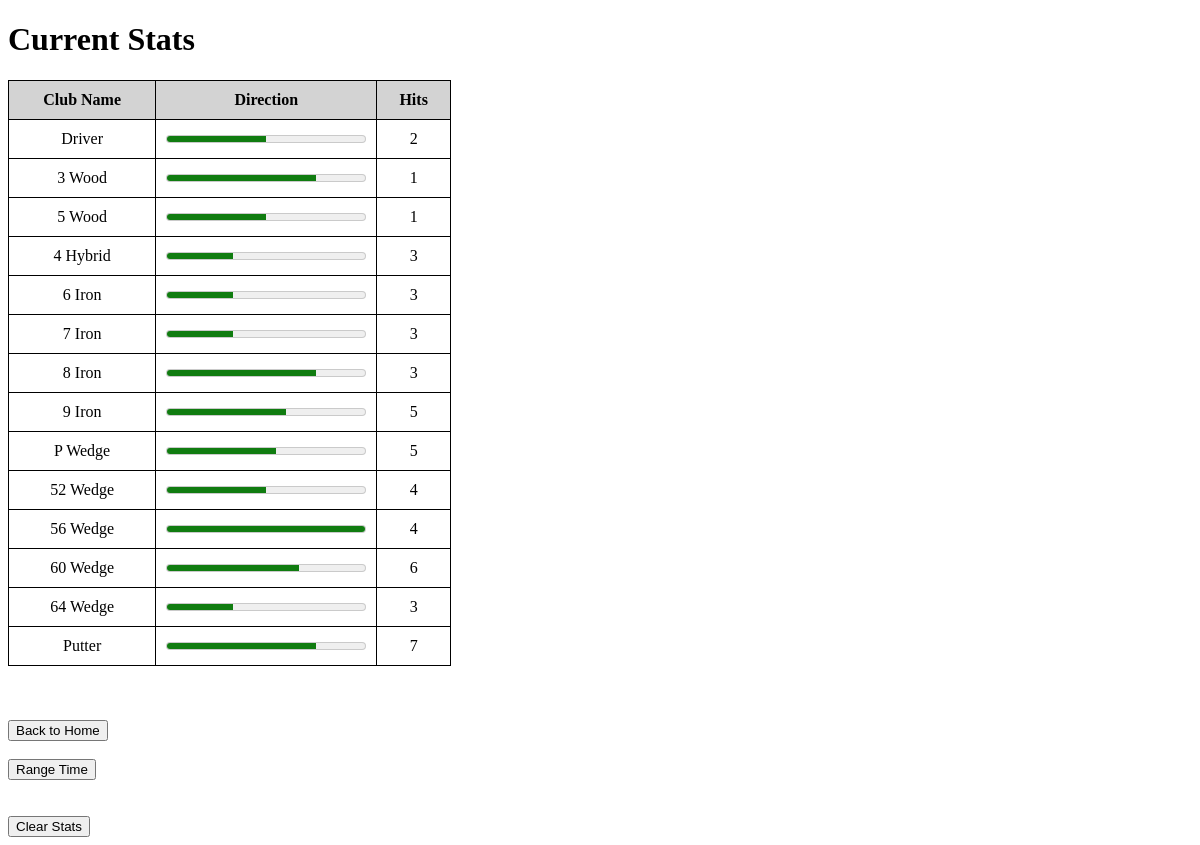
The page /current_stats on the database as committed earlier.
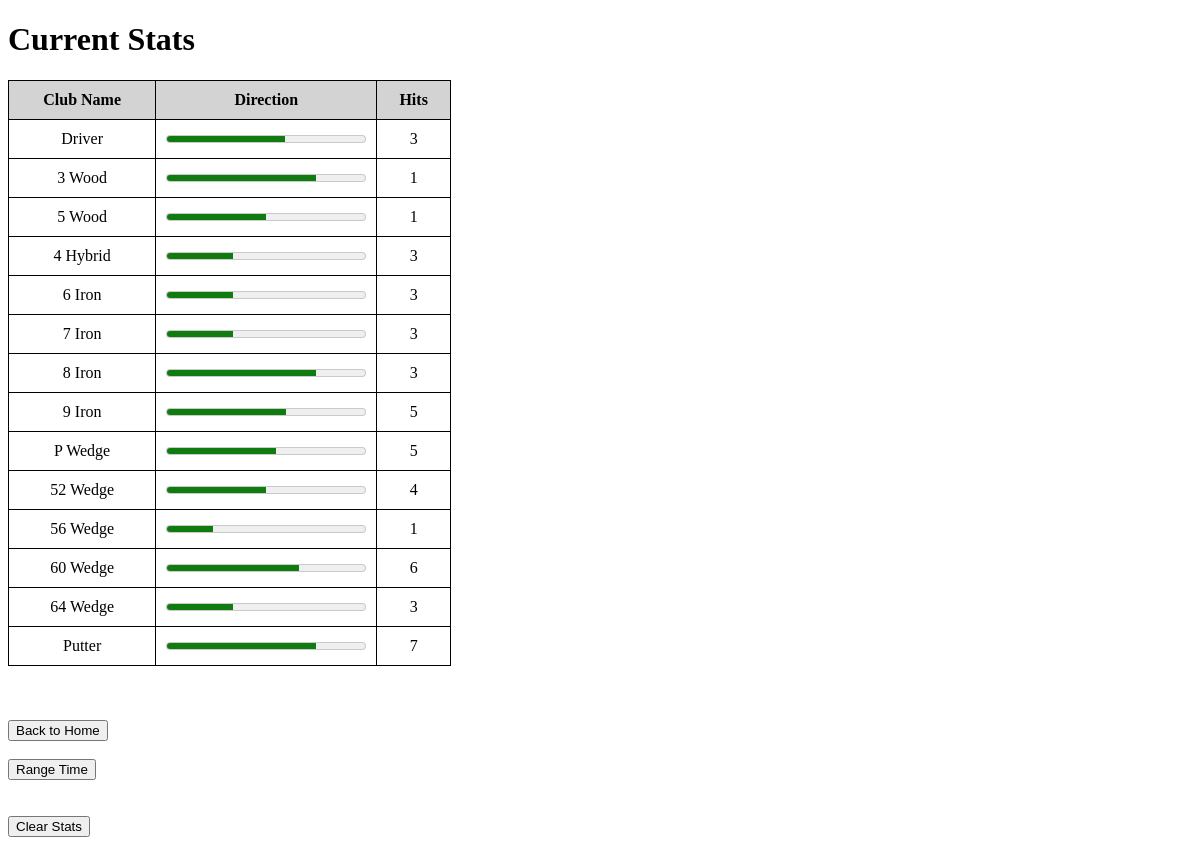
The same page on the database as committed later.
### tables this page shows
CREATE TABLE golf_clubs
             (id INTEGER PRIMARY KEY AUTOINCREMENT,
              name TEXT NOT NULL,
              direction INTEGER NOT NULL,
              hits INTEGER NOT NULL,
              distance INTEGER NOT NULL);

### app.py (the view)
@app.route('/current_stats')
def current_stats():
    conn = sqlite3.connect('clubs.db')
    c = conn.cursor()
    c.execute("SELECT name, direction, distance, hits FROM golf_clubs")
    rows = c.fetchall()
    conn.close()
    return render_template('current_stats.html', clubs=rows)

### app.py (called while the page is built)
@app.teardown_appcontext
def teardown_db(exception):
    close_db()

def close_cursor(e=None):
    cursor = g.pop('cursor', None)
    if cursor is not None:
        cursor.close()

@app.teardown_request
def teardown_cursor(exception):
    close_cursor()

### templates/current_stats.html (shortened to what this page needs)
<!DOCTYPE html>
<html lang="en">
<head>
</head>
<body>
    <h1>Current Stats</h1>
    <table>
        <thead>
            <tr>
                <th>Club Name</th>
                <th style ="width: 50%">Direction</th>
                <th>Hits</th>
            </tr>
        </thead>
        <tbody>
          {% for club in clubs %}
            <tr>
                <td>{{ club[0] }}</td>
                <td><meter min="0" max="100" value="{{ club[1] }}" style="width: 200px;"></meter></td>
                <td>{{ club[3] }}</td>
            </tr>
            {% endfor %}
        </tbody>
    </table>
    <br><br><br>
    <form action="/" method="GET">
        <button type="submit">Back to Home</button>
    </form>
    <br>
    <button class="my-button" onclick="location.href='{{ url_for('range_time') }}'">Range Time</button>
    <br><br><br>
    <form action="{{ url_for('clear_stats') }}" method="get">
        <button type="submit">Clear Stats</button>
    </form>
</body>
</html>

### templates/current_stats.html (style rules this page uses)
table, th, td { border: 1px solid black; border-collapse: collapse; padding: 10px; text-align: center; }
th { background-color: lightgray; }

Rows that differ between the two databases and show on the page:
changed golf_clubs "Driver": direction 50 → 59.3333 (drawn); hits "2" → "3"
changed golf_clubs "56 Wedge": direction 150 → 23 (drawn); hits "4" → "1"
